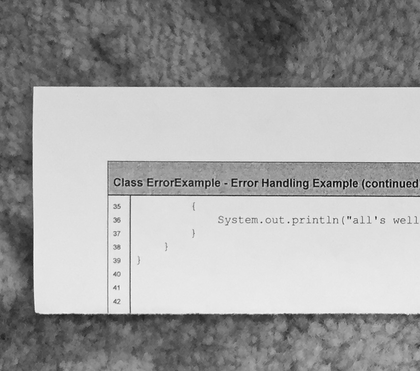
%> input picture E08 - Filter 01 (Gaussian Filter)/input.png, 420 x 371 px, shrunk from 900 x 796 before the run
$ octave E08Test.m   (GNU Octave 9; MATLAB toolbox functions it lacks are replaced by stand-ins)
%> lines starting %> are read from the running program, lines starting %| are printed output that depends on the picture
I = imread('input.png');
%> I is the input picture: size 371x420 uint8; min 1, max 253, mean 162.3
%Read an Image
A = imnoise(I,'Gaussian',0.04,0.003);
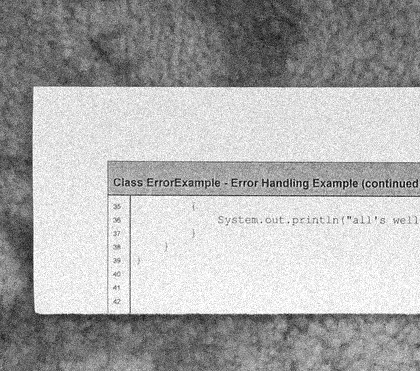
%> A: size 371x420 uint8; min 0, max 255, mean 172.2
%Image with noise
figure,imshow(A);
I = double(A);
%> I: size 371x420 double
%Design the Gaussian Kernel
%Standard Deviation
sigma = 2;
%Window size
sz = 4;
[x,y]=meshgrid(-sz:sz,-sz:sz);

M = size(x,1)-1;
N = size(y,1)-1;
Exp_comp = -(x.^2+y.^2)/(2*sigma*sigma);
Kernel= exp(Exp_comp)/(2*pi*sigma*sigma);
%Initialize
Output=zeros(size(I));
%Pad the vector with zeros
I = padarray(I,[sz sz]);
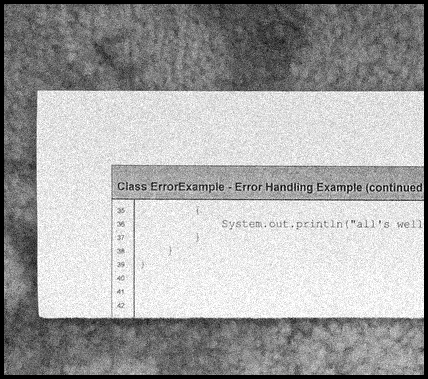
%> I: size 379x428 double; min 0, max 255, mean 165.5

%Convolution
for i = 1:size(I,1)-M
    for j =1:size(I,2)-N
        Temp = I(i:i+M,j:j+M).*Kernel;
        Output(i,j)=sum(Temp(:));
    end
end
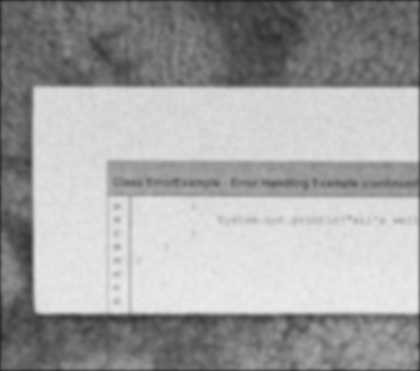
%> Output: size 371x420 double; min 33.04, max 234.7, mean 163.5
%Image without Noise after Gaussian blur
Output = uint8(Output);
%> Output: size 371x420 uint8
figure,imshow(Output);

$ run again, with E08 - Filter 01 (Gaussian Filter)/02.jpg saved as E08 - Filter 01 (Gaussian Filter)/input.png
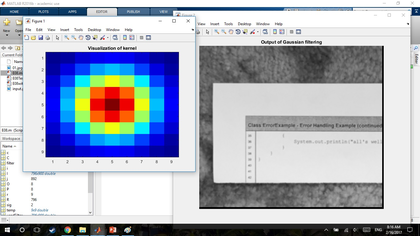
%> input picture E08 - Filter 01 (Gaussian Filter)/02.jpg, 420 x 236 px, shrunk from 1366 x 768 before the run
%> I is the input picture: size 236x420x3 uint8; mean R, G, B 173, 178.6, 191.7
%> `I = padarray(I,[sz sz]);`:
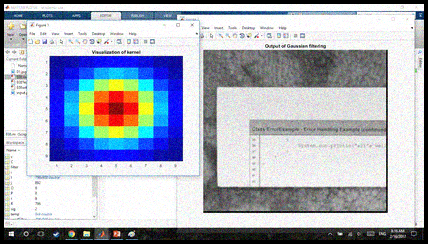
%> I: size 244x428x3 double; mean R, G, B 171.3, 176.4, 188.6
%> after the loop `for i = 1:size(I,1)-M`:
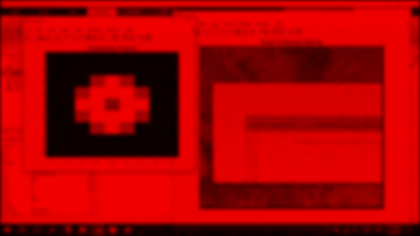
%> Output: size 236x420x3 double; mean R, G, B 170.7, 0, 0
